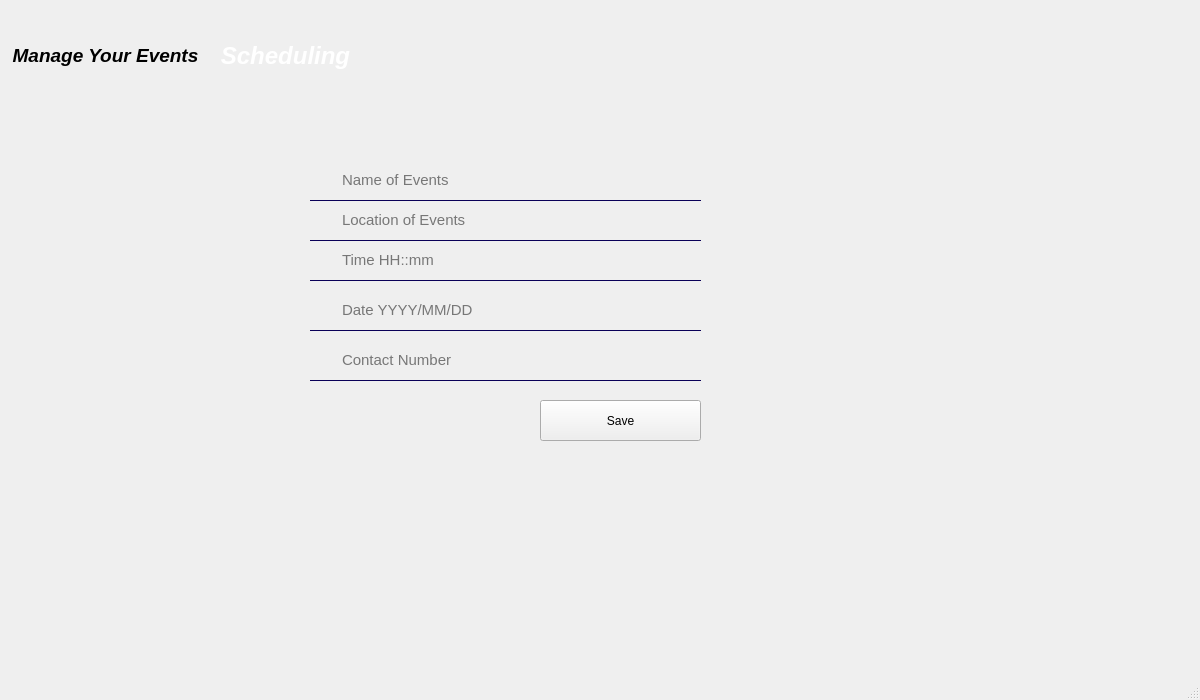
<?xml version="1.0" encoding="UTF-8"?>
<ui version="4.0">
 <class>Scheduling</class>
 <widget class="QMainWindow" name="Scheduling">
  <property name="geometry">
   <rect>
    <x>0</x>
    <y>0</y>
    <width>1200</width>
    <height>700</height>
   </rect>
  </property>
  <property name="minimumSize">
   <size>
    <width>1200</width>
    <height>700</height>
   </size>
  </property>
  <property name="maximumSize">
   <size>
    <width>1200</width>
    <height>700</height>
   </size>
  </property>
  <property name="windowTitle">
   <string>MainWindow</string>
  </property>
  <widget class="QWidget" name="centralwidget">
   <widget class="QLabel" name="label">
    <property name="geometry">
     <rect>
      <x>0</x>
      <y>0</y>
      <width>801</width>
      <height>581</height>
     </rect>
    </property>
    <property name="text">
     <string/>
    </property>
    <property name="pixmap">
     <pixmap resource="RES.qrc">:/resources/USER LOGIN (5).jpg</pixmap>
    </property>
    <property name="scaledContents">
     <bool>true</bool>
    </property>
   </widget>
   <widget class="QLabel" name="label_2">
    <property name="geometry">
     <rect>
      <x>-20</x>
      <y>30</y>
      <width>251</width>
      <height>51</height>
     </rect>
    </property>
    <property name="font">
     <font>
      <pointsize>14</pointsize>
      <italic>true</italic>
      <bold>true</bold>
     </font>
    </property>
    <property name="text">
     <string>Manage Your Events</string>
    </property>
    <property name="alignment">
     <set>Qt::AlignmentFlag::AlignCenter</set>
    </property>
   </widget>
   <widget class="QLabel" name="label_3">
    <property name="geometry">
     <rect>
      <x>160</x>
      <y>30</y>
      <width>251</width>
      <height>51</height>
     </rect>
    </property>
    <property name="font">
     <font>
      <pointsize>18</pointsize>
      <italic>true</italic>
      <bold>true</bold>
     </font>
    </property>
    <property name="styleSheet">
     <string notr="true">QLabel{
color:white;
}</string>
    </property>
    <property name="text">
     <string>Scheduling</string>
    </property>
    <property name="alignment">
     <set>Qt::AlignmentFlag::AlignCenter</set>
    </property>
   </widget>
   <widget class="QLineEdit" name="Name">
    <property name="geometry">
     <rect>
      <x>310</x>
      <y>160</y>
      <width>391</width>
      <height>41</height>
     </rect>
    </property>
    <property name="font">
     <font>
      <pointsize>11</pointsize>
     </font>
    </property>
    <property name="styleSheet">
     <string notr="true">QLineEdit{
background:transparent;
border:none;
border-bottom:1px solid rgb(10,0,87);
padding-left:30px;
}</string>
    </property>
    <property name="placeholderText">
     <string>Name of Events</string>
    </property>
   </widget>
   <widget class="QLineEdit" name="Location">
    <property name="geometry">
     <rect>
      <x>310</x>
      <y>200</y>
      <width>391</width>
      <height>41</height>
     </rect>
    </property>
    <property name="font">
     <font>
      <pointsize>11</pointsize>
     </font>
    </property>
    <property name="styleSheet">
     <string notr="true">QLineEdit{
background:transparent;
border:none;
border-bottom:1px solid rgb(10,0,87);
padding-left:30px;
}</string>
    </property>
    <property name="placeholderText">
     <string>Location of Events</string>
    </property>
   </widget>
   <widget class="QLineEdit" name="Time">
    <property name="geometry">
     <rect>
      <x>310</x>
      <y>240</y>
      <width>391</width>
      <height>41</height>
     </rect>
    </property>
    <property name="font">
     <font>
      <pointsize>11</pointsize>
     </font>
    </property>
    <property name="styleSheet">
     <string notr="true">QLineEdit{
background:transparent;
border:none;
border-bottom:1px solid rgb(10,0,87);
padding-left:30px;
}</string>
    </property>
    <property name="placeholderText">
     <string>Time HH::mm</string>
    </property>
   </widget>
   <widget class="QLineEdit" name="Date">
    <property name="geometry">
     <rect>
      <x>310</x>
      <y>290</y>
      <width>391</width>
      <height>41</height>
     </rect>
    </property>
    <property name="font">
     <font>
      <pointsize>11</pointsize>
     </font>
    </property>
    <property name="styleSheet">
     <string notr="true">QLineEdit{
background:transparent;
border:none;
border-bottom:1px solid rgb(10,0,87);
padding-left:30px;
}</string>
    </property>
    <property name="placeholderText">
     <string>Date YYYY/MM/DD</string>
    </property>
   </widget>
   <widget class="QLineEdit" name="Contact">
    <property name="geometry">
     <rect>
      <x>310</x>
      <y>340</y>
      <width>391</width>
      <height>41</height>
     </rect>
    </property>
    <property name="font">
     <font>
      <pointsize>11</pointsize>
     </font>
    </property>
    <property name="styleSheet">
     <string notr="true">QLineEdit{
background:transparent;
border:none;
border-bottom:1px solid rgb(10,0,87);
padding-left:30px;
}</string>
    </property>
    <property name="placeholderText">
     <string>Contact Number</string>
    </property>
   </widget>
   <widget class="QPushButton" name="Gotodashborad">
    <property name="geometry">
     <rect>
      <x>540</x>
      <y>400</y>
      <width>161</width>
      <height>41</height>
     </rect>
    </property>
    <property name="text">
     <string>Save</string>
    </property>
   </widget>
  </widget>
  <widget class="QMenuBar" name="menubar">
   <property name="geometry">
    <rect>
     <x>0</x>
     <y>0</y>
     <width>1200</width>
     <height>18</height>
    </rect>
   </property>
  </widget>
  <widget class="QStatusBar" name="statusbar"/>
 </widget>
 <resources>
  <include location="RES.qrc"/>
 </resources>
 <connections/>
</ui>
